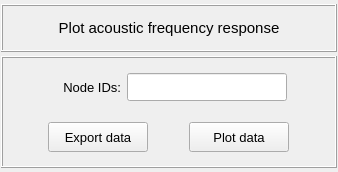
<?xml version="1.0" encoding="UTF-8"?>
<ui version="4.0">
 <class>Form</class>
 <widget class="QWidget" name="Form">
  <property name="geometry">
   <rect>
    <x>0</x>
    <y>0</y>
    <width>338</width>
    <height>172</height>
   </rect>
  </property>
  <property name="minimumSize">
   <size>
    <width>0</width>
    <height>172</height>
   </size>
  </property>
  <property name="maximumSize">
   <size>
    <width>16777215</width>
    <height>172</height>
   </size>
  </property>
  <property name="windowTitle">
   <string>Form</string>
  </property>
  <layout class="QGridLayout" name="gridLayout_8">
   <property name="leftMargin">
    <number>1</number>
   </property>
   <property name="topMargin">
    <number>4</number>
   </property>
   <property name="rightMargin">
    <number>1</number>
   </property>
   <property name="bottomMargin">
    <number>4</number>
   </property>
   <property name="spacing">
    <number>4</number>
   </property>
   <item row="0" column="0">
    <widget class="QFrame" name="frame_title">
     <property name="minimumSize">
      <size>
       <width>0</width>
       <height>48</height>
      </size>
     </property>
     <property name="maximumSize">
      <size>
       <width>520</width>
       <height>48</height>
      </size>
     </property>
     <property name="frameShape">
      <enum>QFrame::Box</enum>
     </property>
     <property name="frameShadow">
      <enum>QFrame::Raised</enum>
     </property>
     <property name="lineWidth">
      <number>1</number>
     </property>
     <layout class="QGridLayout" name="gridLayout_7">
      <property name="leftMargin">
       <number>0</number>
      </property>
      <property name="topMargin">
       <number>0</number>
      </property>
      <property name="rightMargin">
       <number>0</number>
      </property>
      <property name="bottomMargin">
       <number>0</number>
      </property>
      <property name="spacing">
       <number>0</number>
      </property>
      <item row="0" column="0">
       <widget class="QLabel" name="label">
        <property name="minimumSize">
         <size>
          <width>0</width>
          <height>30</height>
         </size>
        </property>
        <property name="maximumSize">
         <size>
          <width>452</width>
          <height>30</height>
         </size>
        </property>
        <property name="font">
         <font>
          <family>MS Shell Dlg 2</family>
          <pointsize>11</pointsize>
          <weight>50</weight>
          <italic>false</italic>
          <bold>false</bold>
         </font>
        </property>
        <property name="text">
         <string>Plot acoustic frequency response</string>
        </property>
        <property name="textFormat">
         <enum>Qt::AutoText</enum>
        </property>
        <property name="alignment">
         <set>Qt::AlignCenter</set>
        </property>
       </widget>
      </item>
     </layout>
    </widget>
   </item>
   <item row="1" column="0">
    <widget class="QFrame" name="frame_main">
     <property name="minimumSize">
      <size>
       <width>0</width>
       <height>0</height>
      </size>
     </property>
     <property name="maximumSize">
      <size>
       <width>520</width>
       <height>460</height>
      </size>
     </property>
     <property name="font">
      <font>
       <pointsize>11</pointsize>
      </font>
     </property>
     <property name="frameShape">
      <enum>QFrame::Box</enum>
     </property>
     <property name="frameShadow">
      <enum>QFrame::Raised</enum>
     </property>
     <layout class="QGridLayout" name="gridLayout_4">
      <property name="leftMargin">
       <number>4</number>
      </property>
      <property name="topMargin">
       <number>4</number>
      </property>
      <property name="rightMargin">
       <number>4</number>
      </property>
      <property name="bottomMargin">
       <number>4</number>
      </property>
      <property name="horizontalSpacing">
       <number>4</number>
      </property>
      <property name="verticalSpacing">
       <number>0</number>
      </property>
      <item row="0" column="1">
       <widget class="QFrame" name="frame_numerator_2">
        <property name="minimumSize">
         <size>
          <width>0</width>
          <height>48</height>
         </size>
        </property>
        <property name="maximumSize">
         <size>
          <width>16777215</width>
          <height>16777215</height>
         </size>
        </property>
        <property name="frameShape">
         <enum>QFrame::NoFrame</enum>
        </property>
        <property name="frameShadow">
         <enum>QFrame::Raised</enum>
        </property>
        <layout class="QGridLayout" name="gridLayout_2">
         <property name="leftMargin">
          <number>2</number>
         </property>
         <property name="topMargin">
          <number>2</number>
         </property>
         <property name="rightMargin">
          <number>2</number>
         </property>
         <property name="bottomMargin">
          <number>2</number>
         </property>
         <property name="horizontalSpacing">
          <number>6</number>
         </property>
         <property name="verticalSpacing">
          <number>2</number>
         </property>
         <item row="0" column="1">
          <widget class="QLabel" name="label_11">
           <property name="minimumSize">
            <size>
             <width>70</width>
             <height>28</height>
            </size>
           </property>
           <property name="maximumSize">
            <size>
             <width>70</width>
             <height>28</height>
            </size>
           </property>
           <property name="font">
            <font>
             <family>MS Shell Dlg 2</family>
             <pointsize>10</pointsize>
             <weight>50</weight>
             <italic>false</italic>
             <bold>false</bold>
            </font>
           </property>
           <property name="text">
            <string>Node IDs:</string>
           </property>
           <property name="alignment">
            <set>Qt::AlignRight|Qt::AlignTrailing|Qt::AlignVCenter</set>
           </property>
          </widget>
         </item>
         <item row="0" column="2">
          <widget class="QLineEdit" name="lineEdit_node_id">
           <property name="minimumSize">
            <size>
             <width>160</width>
             <height>28</height>
            </size>
           </property>
           <property name="maximumSize">
            <size>
             <width>160</width>
             <height>28</height>
            </size>
           </property>
           <property name="font">
            <font>
             <pointsize>10</pointsize>
            </font>
           </property>
           <property name="styleSheet">
            <string notr="true"/>
           </property>
           <property name="text">
            <string/>
           </property>
           <property name="alignment">
            <set>Qt::AlignCenter</set>
           </property>
          </widget>
         </item>
         <item row="0" column="0">
          <spacer name="horizontalSpacer_4">
           <property name="orientation">
            <enum>Qt::Horizontal</enum>
           </property>
           <property name="sizeHint" stdset="0">
            <size>
             <width>40</width>
             <height>20</height>
            </size>
           </property>
          </spacer>
         </item>
         <item row="0" column="3">
          <spacer name="horizontalSpacer_5">
           <property name="orientation">
            <enum>Qt::Horizontal</enum>
           </property>
           <property name="sizeHint" stdset="0">
            <size>
             <width>40</width>
             <height>20</height>
            </size>
           </property>
          </spacer>
         </item>
        </layout>
       </widget>
      </item>
      <item row="1" column="1">
       <widget class="QFrame" name="frame_buttons">
        <property name="minimumSize">
         <size>
          <width>0</width>
          <height>48</height>
         </size>
        </property>
        <property name="maximumSize">
         <size>
          <width>16777215</width>
          <height>16777215</height>
         </size>
        </property>
        <property name="frameShape">
         <enum>QFrame::NoFrame</enum>
        </property>
        <property name="frameShadow">
         <enum>QFrame::Raised</enum>
        </property>
        <layout class="QGridLayout" name="gridLayout_11">
         <property name="leftMargin">
          <number>0</number>
         </property>
         <property name="topMargin">
          <number>0</number>
         </property>
         <property name="rightMargin">
          <number>0</number>
         </property>
         <property name="bottomMargin">
          <number>0</number>
         </property>
         <property name="spacing">
          <number>0</number>
         </property>
         <item row="0" column="1">
          <widget class="QPushButton" name="pushButton_plot_data">
           <property name="minimumSize">
            <size>
             <width>100</width>
             <height>30</height>
            </size>
           </property>
           <property name="maximumSize">
            <size>
             <width>100</width>
             <height>30</height>
            </size>
           </property>
           <property name="font">
            <font>
             <family>MS Shell Dlg 2</family>
             <pointsize>10</pointsize>
             <weight>50</weight>
             <italic>false</italic>
             <bold>false</bold>
            </font>
           </property>
           <property name="styleSheet">
            <string notr="true"/>
           </property>
           <property name="text">
            <string>Plot data</string>
           </property>
          </widget>
         </item>
         <item row="0" column="0">
          <widget class="QPushButton" name="pushButton_export_data">
           <property name="minimumSize">
            <size>
             <width>100</width>
             <height>30</height>
            </size>
           </property>
           <property name="maximumSize">
            <size>
             <width>100</width>
             <height>30</height>
            </size>
           </property>
           <property name="font">
            <font>
             <family>MS Shell Dlg 2</family>
             <pointsize>10</pointsize>
             <weight>50</weight>
             <italic>false</italic>
             <bold>false</bold>
            </font>
           </property>
           <property name="styleSheet">
            <string notr="true"/>
           </property>
           <property name="text">
            <string>Export data</string>
           </property>
           <property name="flat">
            <bool>false</bool>
           </property>
          </widget>
         </item>
        </layout>
       </widget>
      </item>
     </layout>
    </widget>
   </item>
  </layout>
 </widget>
 <tabstops>
  <tabstop>lineEdit_node_id</tabstop>
  <tabstop>pushButton_export_data</tabstop>
  <tabstop>pushButton_plot_data</tabstop>
 </tabstops>
 <resources/>
 <connections/>
</ui>
